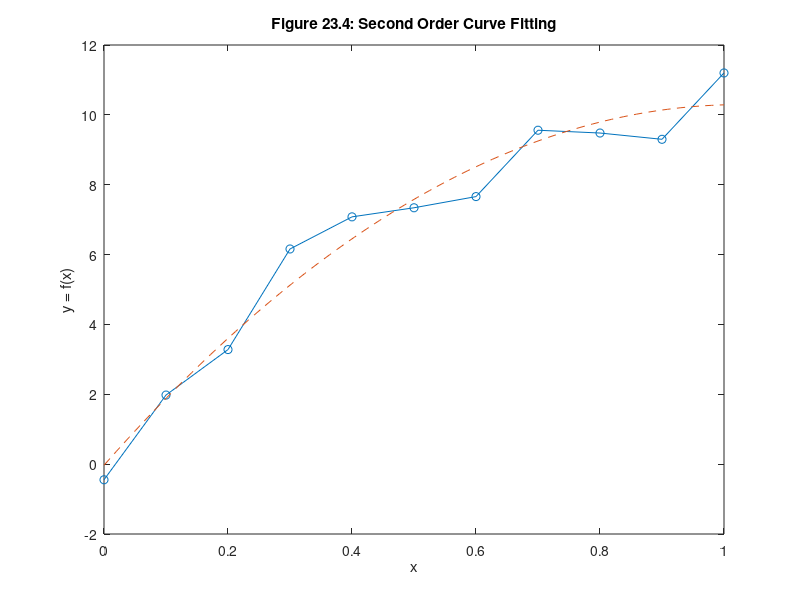
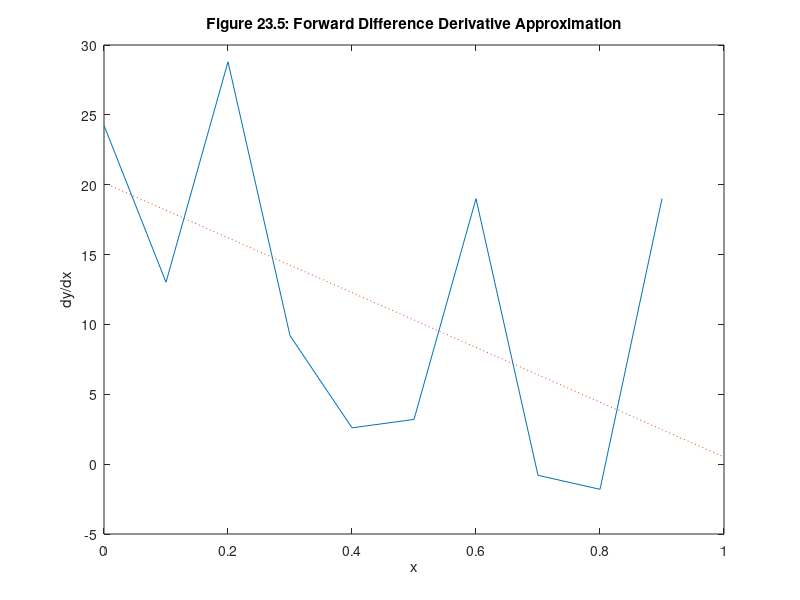
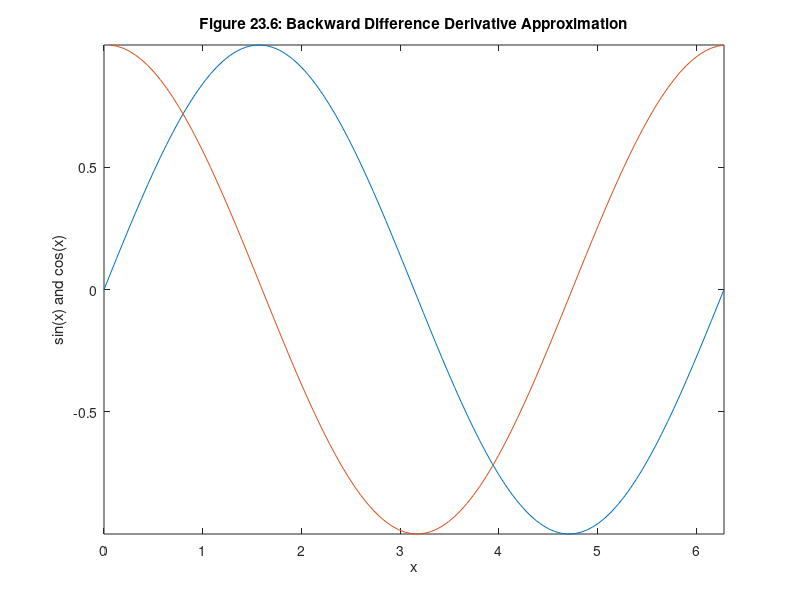
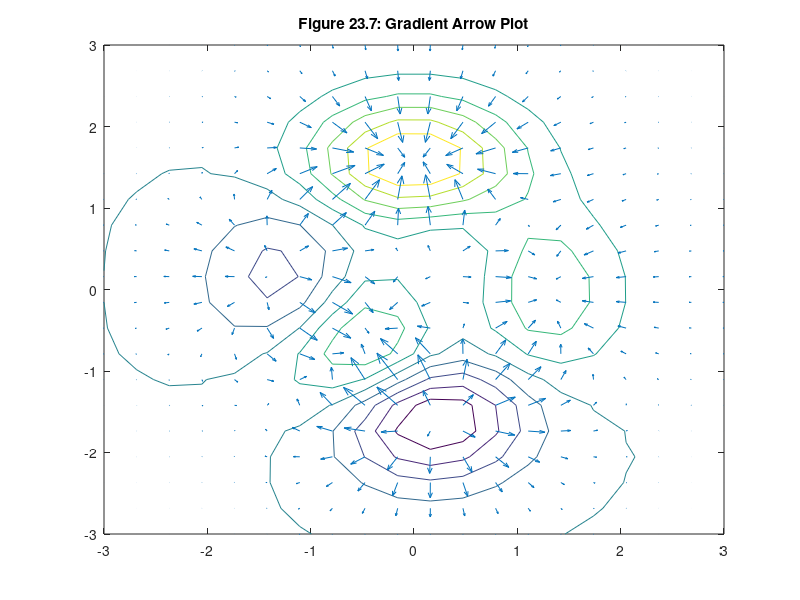

Reproduce these figures in MATLAB, in order.
% MATLAB Script: DifferentiationExample.m

x = [0 0.1 0.2 0.3 0.4 0.5 0.6 0.7 0.8 0.9 1];
y = [-0.447 1.978 3.28 6.16 7.08 7.34 7.66 9.56 9.48 9.30 11.2];
n = 2; % order of fit
p = polyfit(x,y,n) % find polynomial coefficients

xi = linspace(0,1,100);
yi = polyval(p,xi); % evaluate polynomial

plot(x,y,'-o',xi,yi,'--')
xlabel('x')
ylabel('y = f(x)')
title('Figure 23.4: Second Order Curve Fitting')

dp = polyder(p)

% Polynomial Derivative Plotting (Forward Difference)
dyp = polyval(dp,x);     % poly derivative for comparison
dy = diff(y)./diff(x);   % compute differences and use array division
xd = x(1:end-1);         % new x axis array since dy is shorter than y

figure;
plot(xd,dy,x,dyp,':')
xlabel('x')
ylabel('dy/dx')
title('Figure 23.5: Forward Difference Derivative Approximation')

% Polynomial Derivative Plotting (Backward Difference)
x = linspace(0,2*pi);
y = sin(x);

dy = diff(y)/(x(2)-x(1));
xd = x(2:end);

figure;
plot(x,y,xd,dy)
axis tight
xlabel('x')
ylabel('sin(x) and cos(x)')
title('Figure 23.6: Backward Difference Derivative Approximation')

% Gradient Arrow Plotting
dy = gradient(y,x);   % derivative of y at points in x
[x,y,z] = peaks(20);  % simple 2-D function
dx = x(1,2) - x(1,1); % spacing in x direction
dy = y(2,1) - y(1,1); % spacing in y direction
[dzdx,dzdy] = gradient(z,dx,dy);

figure;
contour(x,y,z)
hold on
quiver(x,y,dzdx,dzdy)
hold off
title('Figure 23.7: Gradient Arrow Plot')

% Discrete Laplacian Plotting
[x,y,z] = peaks;      % default output of peaks
dx = x(1,2) - x(1,1); % spacing in x direction
dy = y(2,1) - y(1,1); % spacing in y direction

L = del2(z,dx,dy);
figure;
surf(x,y,z,abs(L))
shading interp
title('Figure 23.8: Discrete Laplacian Color')
